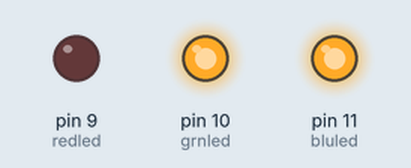
Recording of a sketch running on a simulated Arduino Uno, built with avr-gcc and run on an emulated ATmega328P. On the bench: output pins drawn as LEDs (lit = HIGH).

Above: at 0.5 s.
At 2.5 s:
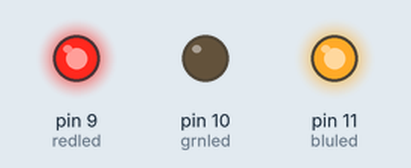
At 4.5 s:
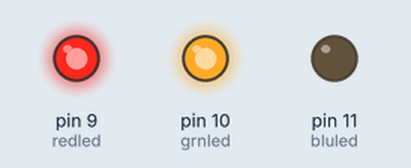
At 5.5 s:
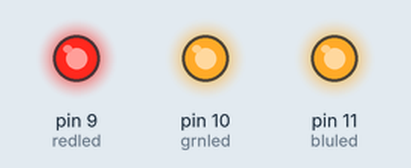
Timing chart, 0 to 7.8 s (numbered marks = the images above):
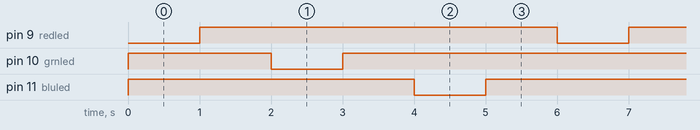

Measured:
- by itself, pin 9 (redled), pin 10 (grnled), pin 11 (bluled): alternates HIGH for 5.0 s and LOW for 1.0 s
- by itself, everything shown: repeats every 6.0 s, in 6 steps

The sketch:

RGB_Flasher_sketch.ino
```cpp
/*
RGB Flasher
Flashes the red, green, and blue LEDs of a RGB LED
Turns on an LED on for one second, then off for one second for each
color LED.
15 Feb 2013
Don Wilcher
*/

// RGB pins wired to the Arduino microcontroller.
// give them names:
int redled = 9;
int grnled = 10;
int bluled = 11;

// the setup routine runs once when you press reset:

void setup() {
// initialize the digital pins as outputs:
pinMode(redled, OUTPUT);
pinMode(grnled, OUTPUT);
pinMode(bluled, OUTPUT);
// turn RGB outputs off:
digitalWrite(redled, HIGH);
digitalWrite(grnled, HIGH);
digitalWrite(bluled, HIGH);
}

// the loop routine runs over and over again forever:

void loop() {
digitalWrite(redled, LOW); // turn the red LED on
delay(1000); // wait for a second
digitalWrite(redled, HIGH); // turn the LED off
delay(1000); // wait for a second
digitalWrite(grnled, LOW); // turn the green LED on
delay(1000); // wait for a second
digitalWrite(grnled, HIGH); // turn the green LED off
delay(1000); // wait for a second
digitalWrite(bluled, LOW); // turn the blue LED on
delay(1000); // wait for a second
digitalWrite(bluled, HIGH); // turn the blue LED off
delay(1000); // wait for a second
}
```
